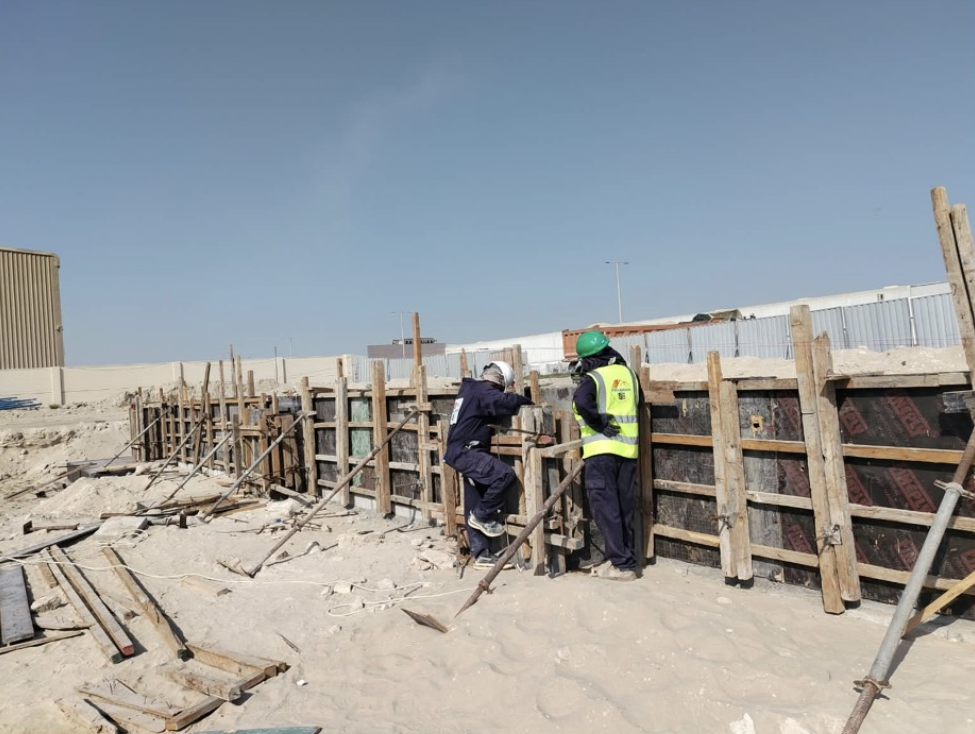
#> input picture social/_build/source/v12-anchor.png, 975 x 734 px
$ python batch12.py
#> lines starting #> are read from the running program, lines starting #| are printed output that depends on the picture
### social/_build/brand.py
"""Steel Builder social brand kit — shared rendering helpers (Pillow + raqm)."""
import os
from PIL import Image, ImageDraw, ImageFont, ImageFilter, ImageEnhance

ROOT = os.path.dirname(os.path.dirname(os.path.dirname(os.path.abspath(__file__))))
FONTS = os.environ.get("SB_FONTS", os.path.join(os.path.dirname(__file__), "fonts"))

# Colours — taken from steelbuilderuae.com (index.html :root) and the logo
ORANGE = (223, 96, 53)     # --primary #df6035 (logo roof)
NAVY = (47, 75, 121)       # --secondary #2f4b79 (logo "SB")
INK = (20, 21, 23)         # near-black backdrop
STEEL = (229, 229, 229)    # --foreground dark #e5e5e5
MUTED = (150, 154, 160)
WHITE = (255, 255, 255)


def font(name, size):
    files = {
        "light": "OutLight.ttf", "med": "OutMed.ttf", "bold": "OutBold.ttf",
        "xbold": "OutXBold.ttf", "ar": "ArRegular.ttf", "arb": "ArBold.ttf",
        "kufi": "KufiBold.ttf",
    }
    return ImageFont.truetype(os.path.join(FONTS, files[name]), size,
                              layout_engine=ImageFont.Layout.RAQM)


def logo():
    return Image.open(os.path.join(ROOT, "logo.png")).convert("RGBA")


def logo_scaled(w):
    lg = logo()
    h = round(lg.height * w / lg.width)
    return lg.resize((w, h), Image.LANCZOS)


def watermark(img, w=150, pos="tr", margin=48, opacity=0.92, y=None):
    """Logo watermark with a soft white halo so it reads on sky AND steel."""
    lg = logo_scaled(w)
    a = lg.split()[3]
    halo = Image.new("RGBA", (lg.width + 60, lg.height + 60), (0, 0, 0, 0))
    glow = Image.new("RGBA", lg.size, (255, 255, 255, 255))
    glow.putalpha(a.point(lambda v: int(v * 0.85)))
    halo.paste(glow, (30, 30), glow)
    halo = halo.filter(ImageFilter.GaussianBlur(10))
    if opacity < 1:
        lg.putalpha(a.point(lambda v: int(v * opacity)))
    W, H = img.size
    x = W - lg.width - margin if pos.endswith("r") else margin
    if y is None:
        y = margin if pos.startswith("t") else H - lg.height - margin
    img.alpha_composite(halo, (x - 30, y - 30))
    img.alpha_composite(lg, (x, y))
    return img


def cover(src, size, focus=(0.5, 0.5)):
    """Crop-to-fill like CSS object-fit: cover."""
    im = Image.open(src).convert("RGB") if isinstance(src, str) else src.convert("RGB")
    W, H = size
    s = max(W / im.width, H / im.height)
    nw, nh = round(im.width * s), round(im.height * s)
    im = im.resize((nw, nh), Image.LANCZOS)
    x = int((nw - W) * focus[0]); y = int((nh - H) * focus[1])
    return im.crop((x, y, x + W, y + H))


def grade(im, contrast=1.08, sat=0.88, bright=1.0):
    """House grade: slightly desaturated, crisper, steel-cool."""
    im = ImageEnhance.Contrast(im).enhance(contrast)
    im = ImageEnhance.Color(im).enhance(sat)
    if bright != 1.0:
        im = ImageEnhance.Brightness(im).enhance(bright)
    return im.filter(ImageFilter.UnsharpMask(radius=2, percent=60, threshold=2))


def gradient(size, top=0.0, bottom=0.85, start=0.45, color=INK):
    """Vertical scrim: transparent at `start`, `bottom` alpha at the base."""
    W, H = size
    g = Image.new("L", (1, H))
    for yy in range(H):
        t = yy / H
        if t < start:
            v = top * (1 - t / start) if top else 0
        else:
            v = bottom * min(1.0, ((t - start) / (1 - start)) * 1.35) ** 1.15
        g.putpixel((0, yy), int(255 * v))
    g = g.resize((W, H))
    layer = Image.new("RGBA", (W, H), color + (0,))
    layer.putalpha(g)
    return layer


def top_scrim(size, amount=0.55, end=0.22):
    W, H = size
    g = Image.new("L", (1, H))
    for yy in range(H):
        t = yy / H
        g.putpixel((0, yy), int(255 * amount * max(0, 1 - t / end) ** 1.6))
    layer = Image.new("RGBA", (W, H), INK + (0,))
    layer.putalpha(g.resize((W, H)))
    return layer


def text(d, xy, s, f, fill=WHITE, anchor="la", spacing=0, rtl=False):
    kw = {"direction": "rtl", "language": "ar"} if rtl else {}
    if spacing:
        # manual tracking for Latin caps
        x, y = xy
        total = sum(d.textlength(c, font=f) for c in s) + spacing * (len(s) - 1)
        if anchor[0] == "r":
            x -= total
        elif anchor[0] == "m":
            x -= total / 2
        for c in s:
            d.text((x, y), c, font=f, fill=fill, anchor="l" + anchor[1])
            x += d.textlength(c, font=f) + spacing
        return total
    d.text(xy, s, font=f, fill=fill, anchor=anchor, **kw)


def eyebrow(d, x, y, s, color=ORANGE, size=26, rtl=False, right=False, label=(236, 236, 236)):
    """Orange rule + tracked caps label: the kit's signature."""
    f = font("bold", size)
    if right:
        w = text(d, (x, y), s, f, fill=color, anchor="rm", spacing=6)
        d.rectangle((x - w - 70, y - 2, x - w - 22, y + 2), fill=color)
    else:
        d.rectangle((x, y - 2, x + 48, y + 2), fill=color)
        text(d, (x + 70, y), s, f, fill=label, anchor="lm", spacing=6)


def footer_bar(img, handle="@steelbuilderuae", site="steelbuilderuae.com", y=None):
    W, H = img.size
    d = ImageDraw.Draw(img)
    y = H - 70 if y is None else y
    f = font("med", 24)
    d.line((64, y - 30, W - 64, y - 30), fill=(255, 255, 255, 70), width=1)
    text(d, (64, y), handle.upper(), f, fill=(255, 255, 255, 200), anchor="lm", spacing=3)
    text(d, (W - 64, y), site.upper(), f, fill=(255, 255, 255, 200), anchor="rm", spacing=3)


# [4 lines left out: function save, not called in this run]

### social/_build/posts.py
"""Renders every still: feed posts, carousel, stories, highlight covers, profile picture."""
import os
from PIL import Image, ImageDraw
from brand import *

HERE = os.path.dirname(os.path.abspath(__file__))
SRC = os.path.join(HERE, "source")
OUT = os.path.join(os.path.dirname(HERE))
P = {  # source photos
    "crane": os.path.join(SRC, "1.jpg"),        # crane + rafters, vertical
    "portal": os.path.join(SRC, "2.jpg"),       # long portal-frame perspective
    "crew": os.path.join(SRC, "3.jpg"),         # crew fixing rafter-to-column
    "purlins": os.path.join(SRC, "4.jpg"),      # purlins + manlift
    "frames": os.path.join(SRC, "5.jpg"),       # frames + manlift crew
}
FEED = (1080, 1350)
STORY = (1080, 1920)


# [6 lines left out: function base, not called in this run]


def headline(img, eyebrow_txt, lines, ar, y_end, size=96, ar_size=46, x=64):
    """Bottom-anchored title block: eyebrow, EN caps headline, Arabic line."""
    d = ImageDraw.Draw(img)
    maxw = img.width - 2 * x - 40
    while size > 48 and max(d.textlength(l.lstrip("~"), font=font("xbold", size)) for l in lines) > maxw:
        size -= 4
    f = font("xbold", size)
    fa = font("kufi", ar_size)
    lh = int(size * 1.0)
    block = 36 + 34 + len(lines) * lh + 28 + int(ar_size * 1.9)
    y = y_end - block
    eyebrow(d, x, y + 13, eyebrow_txt)
    y += 60
    for i, ln in enumerate(lines):
        fill = ORANGE if ln.endswith(".") and i == len(lines) - 1 and ln.startswith("~") else WHITE
        ln = ln.lstrip("~")
        d.text((x - 4, y), ln, font=f, fill=fill)
        y += lh
    y += 22
    text(d, (img.width - x, y + 8), ar, fa, fill=STEEL, anchor="ra", rtl=True)


# [188 lines left out: functions post, stats_post, services_post, carousel, cta_card, stories and 2 more, not called in this run]


# [15 lines that do not run on import are left out]

### social/_build/batch12.py
"""Batch 12: KEZAD site progress — 3 site photos (anchor bolts, soil removal, PEB rafters).
Sources are ~975px screenshots, so the photo is width-fitted (≈1.1x) instead of blown up full-bleed:
editorial layout — photo on top, ink panel with the headline below; stories float it over its own blur."""
import os
from PIL import Image, ImageDraw, ImageFilter
from brand import *
import posts

HERE = os.path.dirname(os.path.abspath(__file__))
SRC = os.path.join(HERE, "source")
OUT = os.path.join(os.path.dirname(HERE), "batch-12")
W = 1080

ITEMS = [  # file, slug, eyebrow, lines, arabic
    ("v12-anchor.png", "anchor-bolts", "KEZAD · GRID A (15–19)", ["ANCHOR BOLTS", "~SET TO GRID."], "تثبيت الأنكور بولت على القواعد"),
    ("v12-soil.png", "site-clearing", "KEZAD · SITE WORKS", ["EXCESS SOIL", "~CLEARED."], "إزالة التربة الزائدة من الموقع"),
    ("v12-rafter.png", "peb-rafters", "KEZAD · GRID (5–9)", ["PEB RAFTERS", "~GOING UP."], "تجميع جسور الرافتر — المباني الجاهزة"),
]


def photo(path, w, h):
    """Cover-fit with a gentle sharpen to compensate for the small source."""
    im = cover(path, (w, h)).filter(ImageFilter.UnsharpMask(radius=1.6, percent=70, threshold=2))
    return grade(im, sat=0.95).convert("RGBA")


def feed(i, src, eb, lines, ar):
#> called with i = 1, src = 'social/_build/source/v12-anchor.png', eb = 'KEZAD · GRID A (15–19)', ar = 'تثبيت الأنكور بولت على القواعد'
    Wf, Hf = posts.FEED
    ph = 900
    im = Image.new("RGBA", (Wf, Hf), INK + (255,))
    im.alpha_composite(photo(src, Wf, ph))
#> in cover, im is the input picture: PIL image 975x734 RGB; mean R, G, B 150.5, 154.8, 157.6
#> in cover, `return im.crop((x, y, x + W, y + H))`:
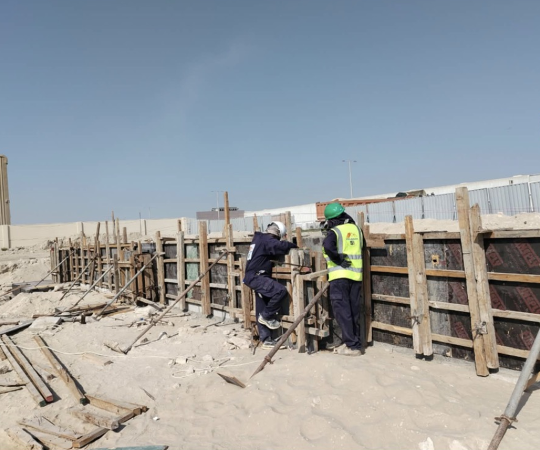
#> returned value: PIL image 1080x900 RGB (shown at 1/2 size); mean R, G, B 150.8, 155.5, 158.7
#> in grade, `return im.filter(ImageFilter.UnsharpMask(radius=2, percent=60, thresho..`:
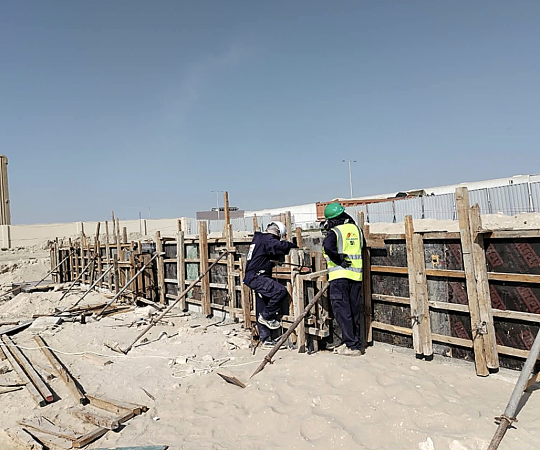
#> returned value: PIL image 1080x900 RGB (shown at 1/2 size); mean R, G, B 150.1, 155, 158.5
#> im: PIL image 1080x1350 RGBA
    im.alpha_composite(gradient((Wf, ph), bottom=1.0, start=0.55), (0, 0))   # photo melts into the ink panel
#> in gradient, `g = g.resize((W, H))`:
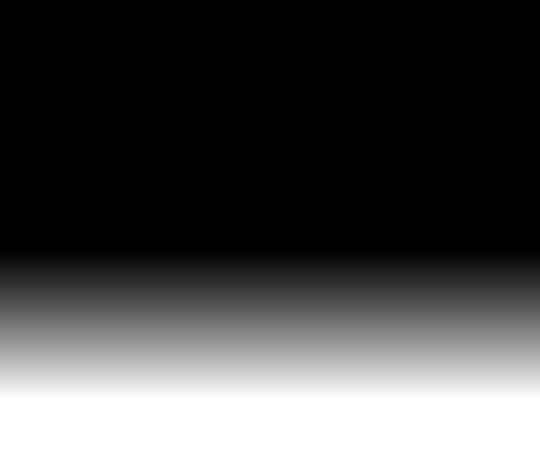
#> g: PIL image 1080x900 L (shown at 1/2 size); min 0, max 255, mean 69
#> in gradient, `layer.putalpha(g)`:
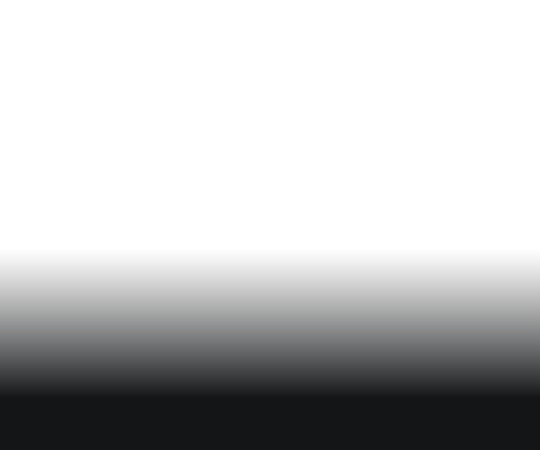
#> layer: PIL image 1080x900 RGBA (shown at 1/2 size); mean R, G, B, A 20, 21, 23, 69; transparent parts drawn white
    im.alpha_composite(top_scrim((Wf, Hf), amount=0.45))
#> in top_scrim, `layer.putalpha(g.resize((W, H)))`:
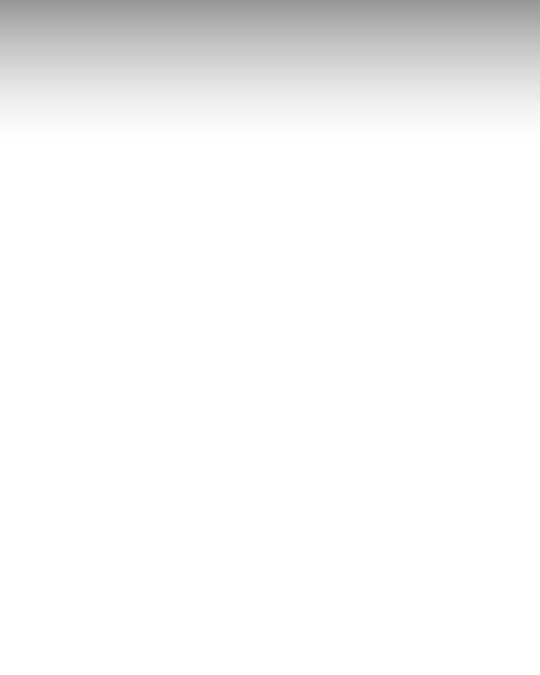
#> layer: PIL image 1080x1350 RGBA (shown at 1/2 size); mean R, G, B, A 20, 21, 23, 9.6; transparent parts drawn white
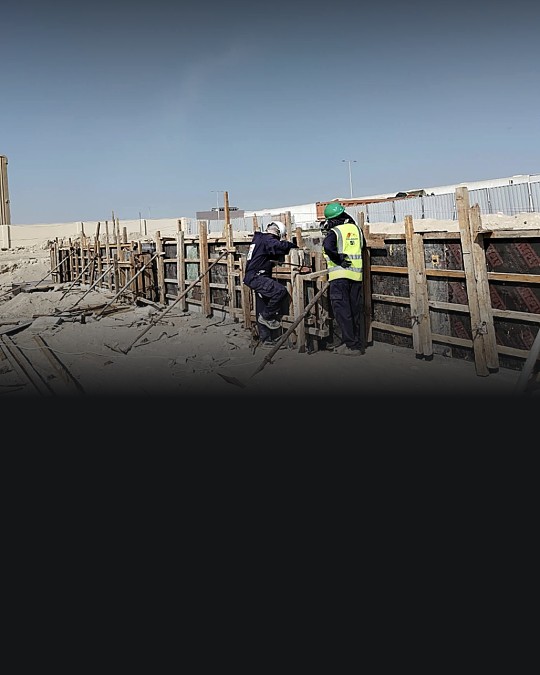
#> im: PIL image 1080x1350 RGBA (shown at 1/2 size); mean R, G, B, A 73.3, 78.3, 83.3, 255
    posts.headline(im, eb, lines, ar, Hf - 120, size=104)
#> in font, `files = { "light": "OutLight.ttf", "med": "OutMed.ttf", "bold": "OutBo..`: files = {'light': 'OutLight.ttf', 'med': 'OutMed.ttf', 'bold': 'OutBold.ttf', 'xbold': 'OutXBold.ttf', 'ar': 'ArRegular.ttf', 'arb': 'ArBold.ttf', 'kufi': 'KufiBold.ttf'}
#> after the loop in headline, `while size > 48 and max(d.textlength(l.lstrip("~"), font=font("xbold",..`: size = 104
#> in headline, `block = 36 + 34 + len(lines) * lh + 28 + int(ar_size * 1.9)`: block = 393
#> in headline, `y = y_end - block`: y = 837
#> in headline, `y += 60`: y = 897
#> the loop in headline, `for i, ln in enumerate(lines):` made 2 passes
#> y on passes 1 to 2: 1001, 1105
#> after the loop in headline, `for i, ln in enumerate(lines):`: y = 1105
#> in headline, `y += 22`: y = 1127
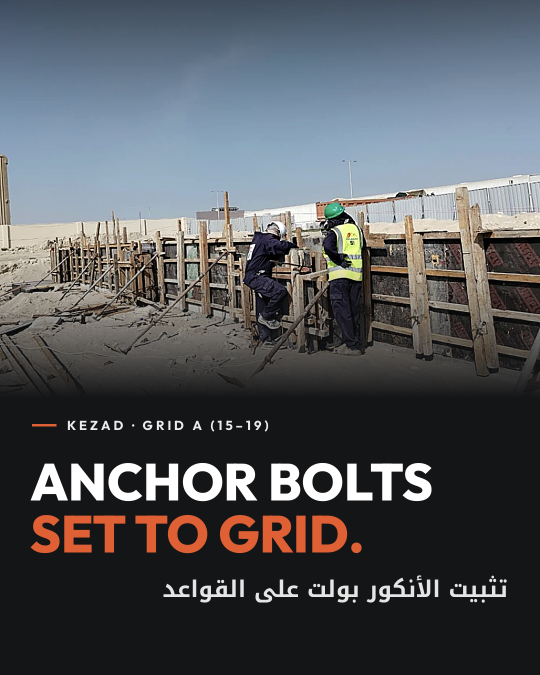
#> im: PIL image 1080x1350 RGBA (shown at 1/2 size); mean R, G, B, A 83.5, 86.2, 90.4, 255
    footer_bar(im)
    watermark(im, w=170)
    return im


# [12 lines left out: function story, not called in this run]


if __name__ == "__main__":
    for i, (f, slug, eb, lines, ar) in enumerate(ITEMS, start=1):
        src = os.path.join(SRC, f)
#> (the run stopped early here; a loop or call above may not have finished)

$ run again, with social/_build/source/10.jpg saved as social/_build/source/v12-anchor.png
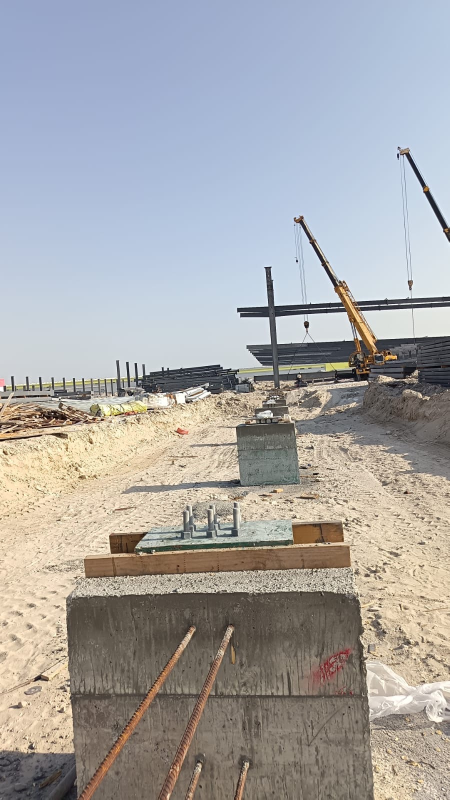
#> input picture social/_build/source/10.jpg, 899 x 1599 px (shown at 1/2 size)
#> in cover, im is the input picture: PIL image 899x1599 RGB; mean R, G, B 167.2, 166.2, 166.4
#> in grade, `return im.filter(ImageFilter.UnsharpMask(radius=2, percent=60, thresho..`:
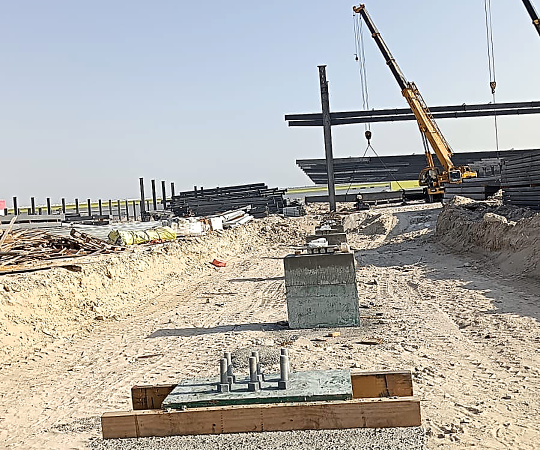
#> returned value: PIL image 1080x900 RGB (shown at 1/2 size); mean R, G, B 175.9, 173.6, 168.2
#> files = {'light': 'OutLight.ttf', 'med': 'OutMed.ttf', 'bold': 'OutBold.ttf', 'xbold': 'OutXBold.ttf', 'ar': 'ArRegular.ttf', 'arb': 'ArBold.ttf', 'kufi': 'KufiBold.ttf'}
#> after the loop in headline, `while size > 48 and max(d.textlength(l.lstrip("~"), font=font("xbold",..`: size = 104
#> block = 393
#> in headline, `y = y_end - block`: y = 837
#> in headline, `y += 60`: y = 897
#> the loop in headline, `for i, ln in enumerate(lines):` made 2 passes
#> y on passes 1 to 2: 1001, 1105
#> after the loop in headline, `for i, ln in enumerate(lines):`: y = 1105
#> in headline, `y += 22`: y = 1127
#> in feed, `posts.headline(im, eb, lines, ar, Hf - 120, size=104)`:
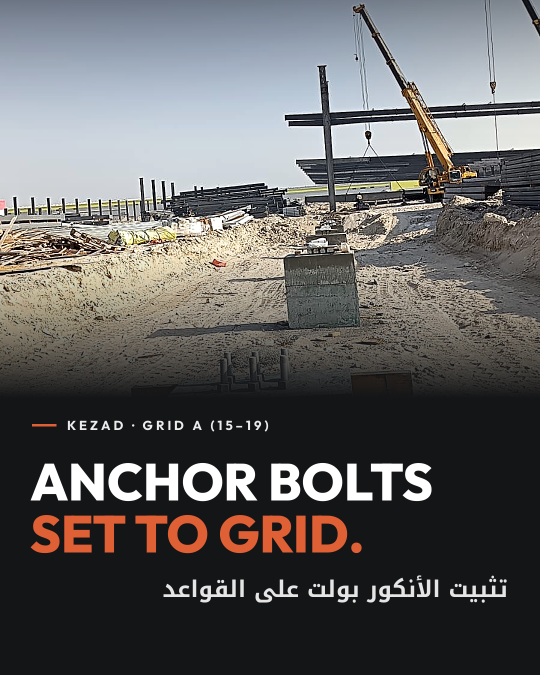
#> im: PIL image 1080x1350 RGBA (shown at 1/2 size); mean R, G, B, A 98.4, 97.2, 97.1, 255

$ run again, with social/_build/source/11.jpg saved as social/_build/source/v12-anchor.png
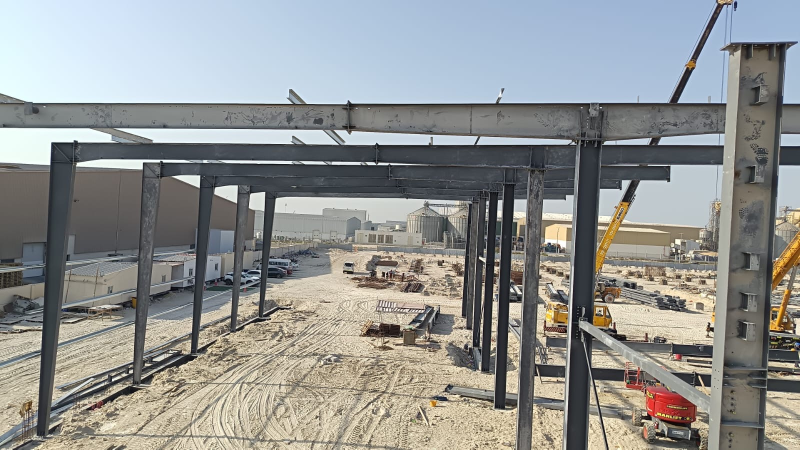
#> input picture social/_build/source/11.jpg, 1599 x 899 px (shown at 1/2 size)
#> in cover, im is the input picture: PIL image 1599x899 RGB; mean R, G, B 145.4, 147, 145.4
#> in grade, `return im.filter(ImageFilter.UnsharpMask(radius=2, percent=60, thresho..`:
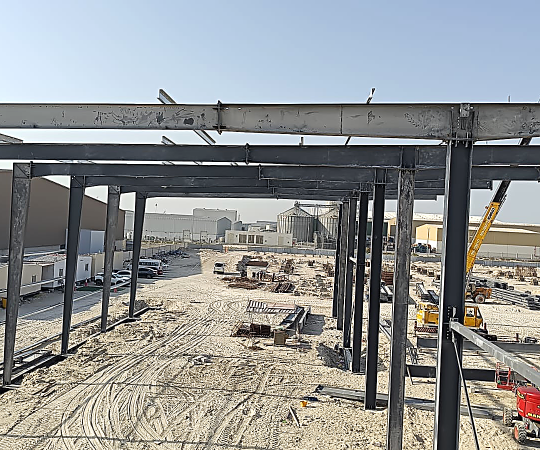
#> returned value: PIL image 1080x900 RGB (shown at 1/2 size); mean R, G, B 144.1, 146.3, 146.3
#> files = {'light': 'OutLight.ttf', 'med': 'OutMed.ttf', 'bold': 'OutBold.ttf', 'xbold': 'OutXBold.ttf', 'ar': 'ArRegular.ttf', 'arb': 'ArBold.ttf', 'kufi': 'KufiBold.ttf'}
#> after the loop in headline, `while size > 48 and max(d.textlength(l.lstrip("~"), font=font("xbold",..`: size = 104
#> block = 393
#> in headline, `y = y_end - block`: y = 837
#> in headline, `y += 60`: y = 897
#> the loop in headline, `for i, ln in enumerate(lines):` made 2 passes
#> y on passes 1 to 2: 1001, 1105
#> after the loop in headline, `for i, ln in enumerate(lines):`: y = 1105
#> in headline, `y += 22`: y = 1127
#> in feed, `posts.headline(im, eb, lines, ar, Hf - 120, size=104)`:
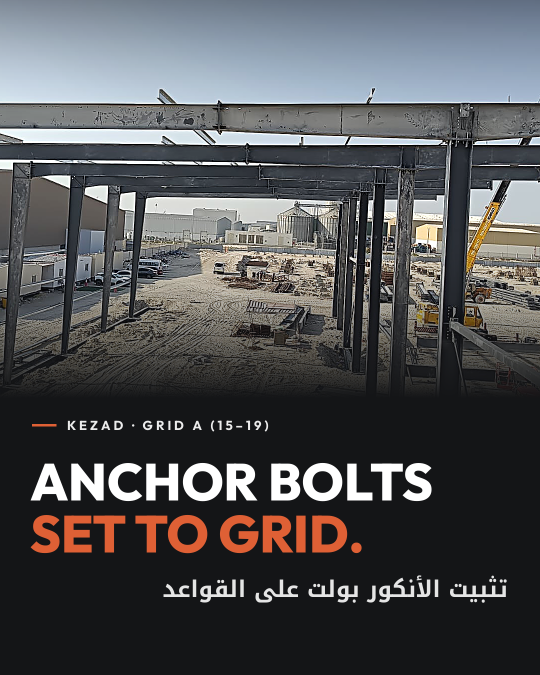
#> im: PIL image 1080x1350 RGBA (shown at 1/2 size); mean R, G, B, A 82, 82.6, 84.6, 255
